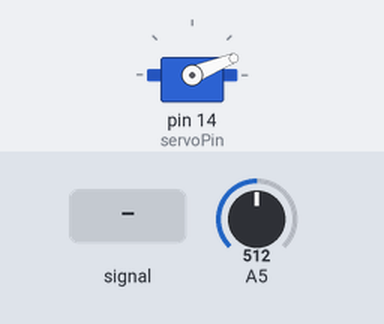
Bench run of a sketch on a simulated Arduino Uno, built with avr-gcc and run on an emulated ATmega328P. On the bench: servo. The test bench sets the inputs (shaded band); at power-on: A5 = 512. What the sketch prints to the serial monitor is not drawn.

Above: at 1.2 s.
1.3 s: A5 fed a 200 Hz sine of ±255 counts around its level
4.3 s: A5 set to 1023
At 4.6 s:
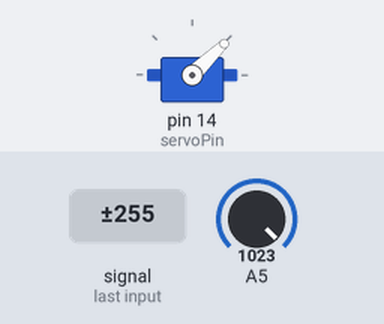
5.8 s: A5 set to 306
At 7.0 s:
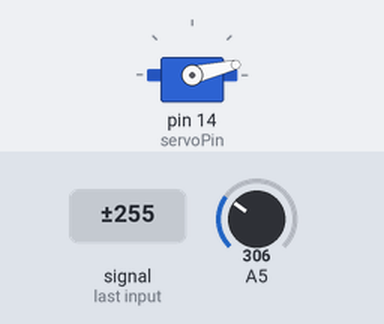
7.3 s: A5 set to 511
At 8.1 s:
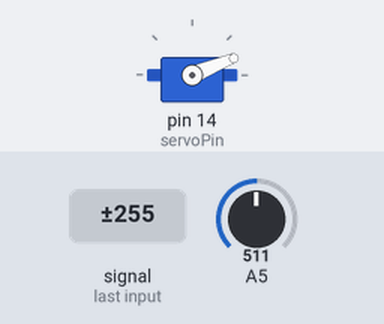
Timing chart, 0 to 9.8 s (numbered marks = the images above; inputs shaded):
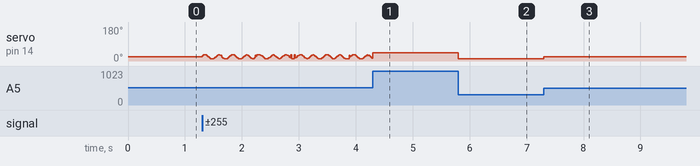

The sketch:

20211012-HW1.ino
```cpp
#include<Servo.h>
Servo myservo;

const int servoPin=14;
int pos=0;

void setup() {
 myservo.attach(servoPin);
  Serial.begin(115200);
  pinMode(13,INPUT);
}

void loop() {
  int input=analogRead(13);
  Serial.println(input);
  int input_map=map(input,0,4095,0,180);
  myservo.write(input_map);
}
```

Measured:
- after the input at 5.8 s, servo on pin 14 (servoPin): 44° → 13° at once
- after the input at 7.3 s, servo on pin 14 (servoPin): 13° → 22° at once
